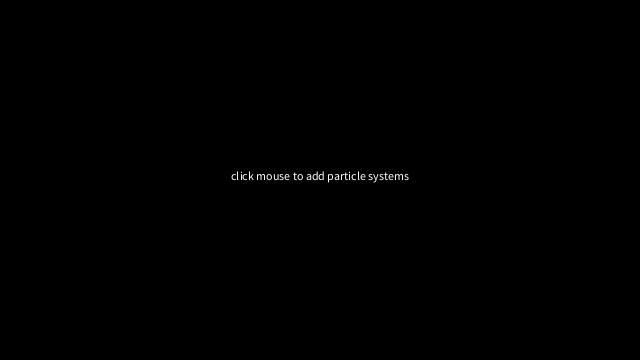
Frame 1 (no input)
Frame 60 (the mouse pressed at the canvas centre just before this capture): identical to frame 1, image omitted
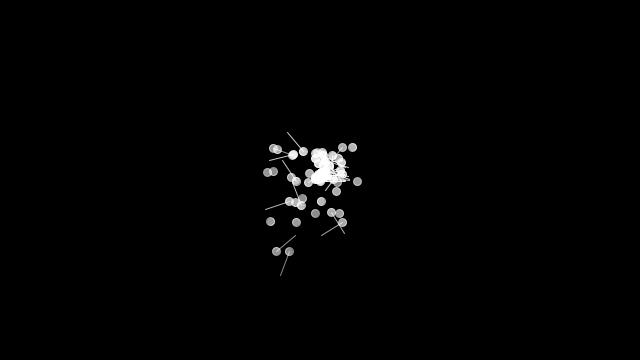
Frame 120 (the mouse held since frame 60 and released just before this capture)

The Processing sketch that drew these frames (run headless with seeded random() and noise(); from frame 60 on, the mouse is pressed at the canvas centre):

// Processing sketch: MultipleParticleSystems
// ── MultipleParticleSystems.pde
/**
 * Multiple Particle Systems
 * by Daniel Shiffman.
 *
 * Click the mouse to generate a burst of particles
 * at mouse position.
 *
 * Each burst is one instance of a particle system
 * with Particles and CrazyParticles (a subclass of Particle)
 * Note use of Inheritance and Polymorphism here.
 */

ArrayList<ParticleSystem> systems;

void setup() {
  size(640, 360);
  systems = new ArrayList<ParticleSystem>();
}

void draw() {
  background(0);
  for (ParticleSystem ps : systems) {
    ps.run();
    ps.addParticle();
  }
  if (systems.isEmpty()) {
    fill(255);
    textAlign(CENTER);
    text("click mouse to add particle systems", width/2, height/2);
  }
}

void mousePressed() {
  systems.add(new ParticleSystem(1, new PVector(mouseX, mouseY)));
}
// ── CrazyParticle.pde
// A subclass of Particle

class CrazyParticle extends Particle {

  // Just adding one new variable to a CrazyParticle
  // It inherits all other fields from "Particle", and we don't have to retype them!
  float theta;

  // The CrazyParticle constructor can call the parent class (super class) constructor
  CrazyParticle(PVector l) {
    // "super" means do everything from the constructor in Particle
    super(l);
    // One more line of code to deal with the new variable, theta
    theta = 0.0;
  }

  // Notice we don't have the method run() here; it is inherited from Particle

  // This update() method overrides the parent class update() method
  void update() {
    super.update();
    // Increment rotation based on horizontal velocity
    float theta_vel = (velocity.x * velocity.mag()) / 10.0f;
    theta += theta_vel;
  }

  // This display() method overrides the parent class display() method
  void display() {
    // Render the ellipse just like in a regular particle
    super.display();
    // Then add a rotating line
    pushMatrix();
    translate(position.x, position.y);
    rotate(theta);
    stroke(255, lifespan);
    line(0, 0, 25, 0);
    popMatrix();
  }
}
// ── Particle.pde
// A simple Particle class

class Particle {
  PVector position;
  PVector velocity;
  PVector acceleration;
  float lifespan;

  Particle(PVector l) {
    acceleration = new PVector(0, 0.05);
    velocity = new PVector(random(-1, 1), random(-2, 0));
    position = l.copy();
    lifespan = 255.0;
  }

  void run() {
    update();
    display();
  }

  // Method to update position
  void update() {
    velocity.add(acceleration);
    position.add(velocity);
    lifespan -= 2.0;
  }

  // Method to display
  void display() {
    stroke(255, lifespan);
    fill(255, lifespan);
    ellipse(position.x, position.y, 8, 8);
  }

  // Is the particle still useful?
  boolean isDead() {
    return (lifespan < 0.0);
  }
}
// ── ParticleSystem.pde
// An ArrayList is used to manage the list of Particles

class ParticleSystem {

  ArrayList<Particle> particles;    // An arraylist for all the particles
  PVector origin;                   // An origin point for where particles are birthed

  ParticleSystem(int num, PVector v) {
    particles = new ArrayList<Particle>();   // Initialize the arraylist
    origin = v.copy();                        // Store the origin point
    for (int i = 0; i < num; i++) {
      particles.add(new Particle(origin));    // Add "num" amount of particles to the arraylist
    }
  }


  void run() {
    // Cycle through the ArrayList backwards, because we are deleting while iterating
    for (int i = particles.size()-1; i >= 0; i--) {
      Particle p = particles.get(i);
      p.run();
      if (p.isDead()) {
        particles.remove(i);
      }
    }
  }

  void addParticle() {
    Particle p;
    // Add either a Particle or CrazyParticle to the system
    if (int(random(0, 2)) == 0) {
      p = new Particle(origin);
    } 
    else {
      p = new CrazyParticle(origin);
    }
    particles.add(p);
  }

  void addParticle(Particle p) {
    particles.add(p);
  }

  // A method to test if the particle system still has particles
  boolean dead() {
    return particles.isEmpty();
  }
}
